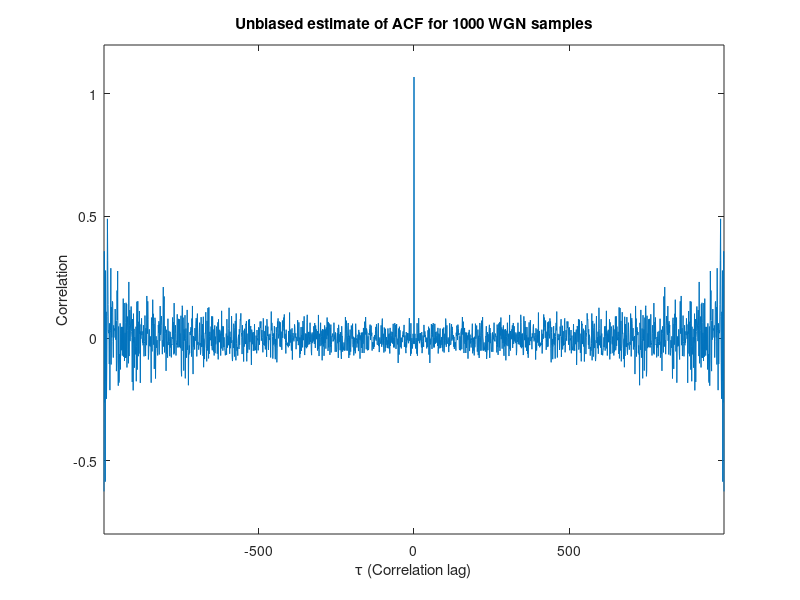
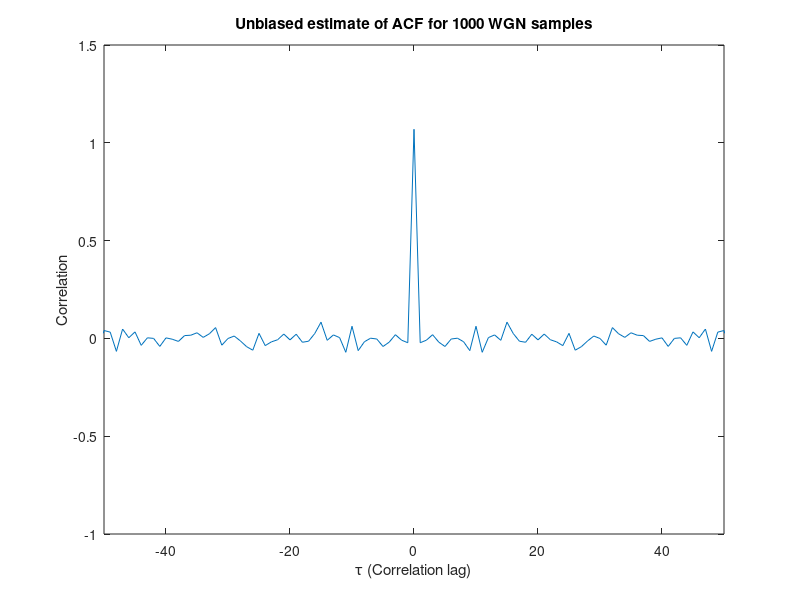
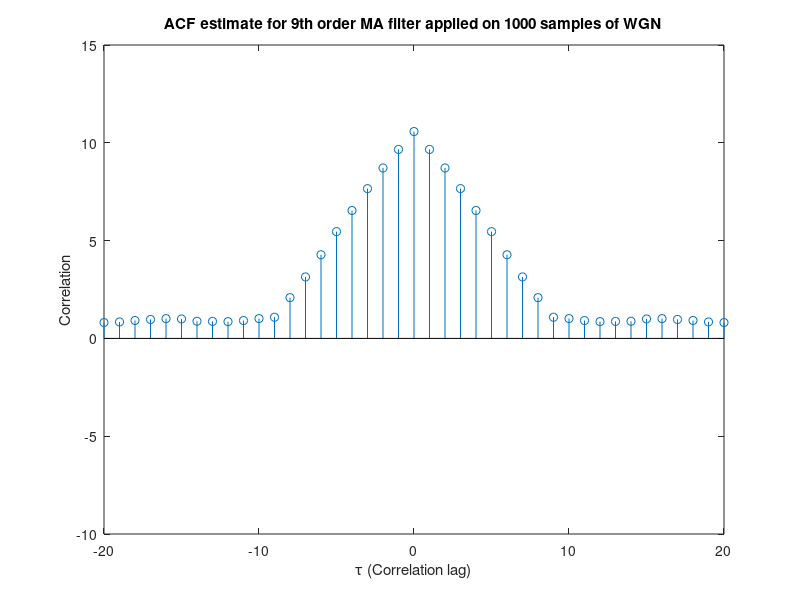

Here is the MATLAB script that generated these plots, in order:
% ACF of unbiased, 1000 sample white gaussian noise

x = randn(1000,1);
[r,lags]= xcorr(x,'unbiased');
figure(1);
ACF_plot = plot(lags,r);
set(ACF_plot, 'Marker', 'none')
title('Unbiased estimate of ACF for 1000 WGN samples')
ylabel('Correlation')
xlabel('τ (Correlation lag)')
axis([-999 999 -0.8 1.2])

%%
% using zoom function to focus onto the region |τ | < 50

figure(2);
ACF_plot = plot(lags,r);
set(ACF_plot, 'Marker', 'none')
title('Unbiased estimate of ACF for 1000 WGN samples')
ylabel('Correlation')
xlabel('τ (Correlation lag)')
% Zoom in on the x-axis
zoom on;
axis([-50, 50, ylim]);
zoom off;
%%
% Generate a 1000-sample WGN vector x and filter it by a moving average (MA) filter with unit coefficients of [10]
% of order 9 and plot the acf

clear all;
x = randn(1000,1);
y=filter(ones(9,1),[1],x);
[r,lags]= xcorr(y,'unbiased');
figure(3);
ACF = stem(lags,r);
title('ACF estimate for 9th order MA filter applied on 1000 samples of WGN')
ylabel('Correlation')
xlabel('τ (Correlation lag)')
xlim([-20 20])